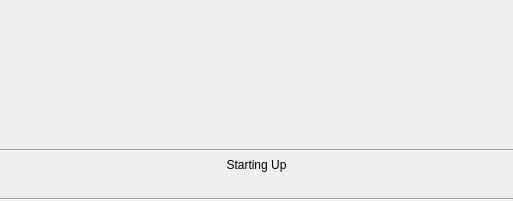
<?xml version="1.0" encoding="UTF-8"?>
<ui version="4.0">
 <class>ConnectionDialog</class>
 <widget class="QDialog" name="ConnectionDialog">
  <property name="windowModality">
   <enum>Qt::ApplicationModal</enum>
  </property>
  <property name="geometry">
   <rect>
    <x>0</x>
    <y>0</y>
    <width>513</width>
    <height>201</height>
   </rect>
  </property>
  <property name="windowTitle">
   <string>zcl-qt-wallet</string>
  </property>
  <property name="modal">
   <bool>true</bool>
  </property>
  <layout class="QVBoxLayout" name="verticalLayout">
   <property name="leftMargin">
    <number>0</number>
   </property>
   <property name="topMargin">
    <number>0</number>
   </property>
   <property name="rightMargin">
    <number>0</number>
   </property>
   <property name="bottomMargin">
    <number>0</number>
   </property>
   <item>
    <widget class="FilledIconLabel" name="topIcon">
     <property name="sizePolicy">
      <sizepolicy hsizetype="Expanding" vsizetype="Expanding">
       <horstretch>0</horstretch>
       <verstretch>0</verstretch>
      </sizepolicy>
     </property>
     <property name="text">
      <string notr="true"/>
     </property>
    </widget>
   </item>
   <item>
    <widget class="Line" name="line_2">
     <property name="orientation">
      <enum>Qt::Horizontal</enum>
     </property>
    </widget>
   </item>
   <item>
    <widget class="QLabel" name="status">
     <property name="text">
      <string>Starting Up</string>
     </property>
     <property name="alignment">
      <set>Qt::AlignCenter</set>
     </property>
     <property name="wordWrap">
      <bool>true</bool>
     </property>
    </widget>
   </item>
   <item>
    <widget class="QLabel" name="statusDetail">
     <property name="text">
      <string/>
     </property>
     <property name="alignment">
      <set>Qt::AlignCenter</set>
     </property>
    </widget>
   </item>
   <item>
    <widget class="Line" name="line">
     <property name="orientation">
      <enum>Qt::Horizontal</enum>
     </property>
    </widget>
   </item>
  </layout>
 </widget>
 <customwidgets>
  <customwidget>
   <class>FilledIconLabel</class>
   <extends>QLabel</extends>
   <header>fillediconlabel.h</header>
  </customwidget>
 </customwidgets>
 <resources/>
 <connections/>
</ui>
